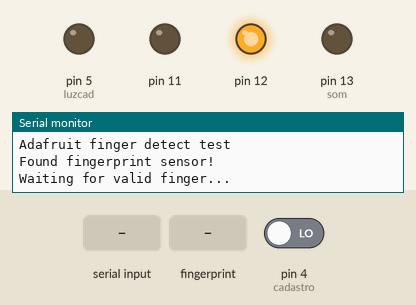
Simulated run of this sketch. Board: Arduino Uno, built with avr-gcc and run on an emulated ATmega328P. Parts: output pins drawn as LEDs (lit = HIGH), the last lines printed to the serial monitor. The inputs (shaded band) are chosen by the test bench; at power-on: pin 4 (cadastro) LOW.

Above: at 2.2 s.
2.3 s: pin 4 (cadastro) driven HIGH
At 4.18 s:
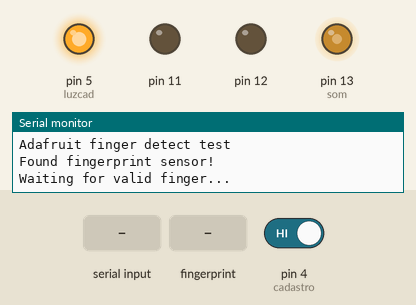
At 5.1 s:
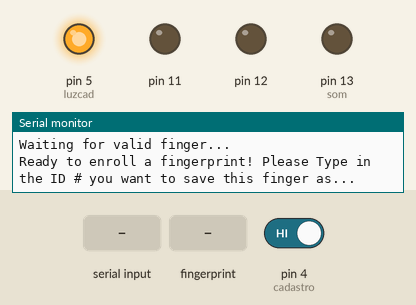
5.3 s: "90,45\n" received over Serial
6.8 s: finger stored as number 1 placed on the sensor
Timing chart, 0 to 9.8 s (numbered marks = the images above; inputs shaded):
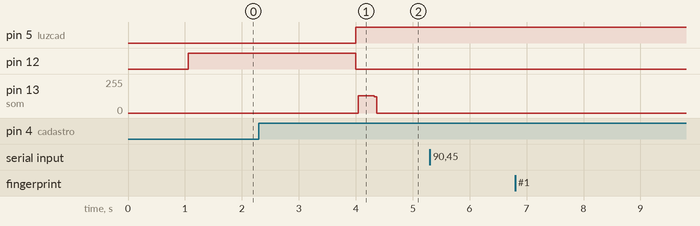

The sketch:

Leitura_de_digital_-_ok.ino
```cpp
#include <Adafruit_Fingerprint.h>
#include <SoftwareSerial.h>

int getFingerprintIDez();
int som = 13;
int cadastro = 4;
int luzcad = 5;
unsigned long changeTime;

//variaveis da captura da digital//
uint8_t id;
uint8_t getFingerprintEnroll();
// fim - variaveis da captura da digital//

SoftwareSerial mySerial(2, 3);
Adafruit_Fingerprint finger = Adafruit_Fingerprint(&mySerial);

void setup()
{
  Serial.begin(9600);
  pinMode(11, OUTPUT);
  pinMode(12, OUTPUT);
  pinMode(som, OUTPUT);
  pinMode(cadastro, INPUT);
  pinMode(luzcad, OUTPUT);
  Serial.println("Adafruit finger detect test");

  // set the data rate for the sensor serial port
  finger.begin(57600);

  if (finger.verifyPassword()) {
    Serial.println("Found fingerprint sensor!");
  } else {
    Serial.println("Did not find fingerprint sensor :(");
    while (1);
  }


  Serial.println("Waiting for valid finger...");

}
// Declarando variavel da captura da digital//
uint8_t readnumber(void) {
  uint8_t num = 0;
  boolean validnum = false;
  while (1) {
    while (! Serial.available());
    char c = Serial.read();
    if (isdigit(c)) {
      num *= 10;
      num += c - '0';
      validnum = true;
    } else if (validnum) {
      return num;
    }
  }
}
// Declarando variavel da captura da digital//

void loop()
{
  int modo  = digitalRead(cadastro);

  if (modo == HIGH && (millis() - changeTime) > 4000) {
    digitalWrite(12, LOW);
    digitalWrite(luzcad, HIGH);
    for (int x = 0; x < 80; x++) {
      digitalWrite(som, HIGH);
      delay(1);
      digitalWrite(som, LOW);
      delay(1);
      digitalWrite(som, HIGH);
      delay(1);
      digitalWrite(som, LOW);
      delay(1);
    }
    Serial.println("Ready to enroll a fingerprint! Please Type in the ID # you want to save this finger as...");
    id = readnumber();
    Serial.print("Identificação de inscrição ");
    Serial.println(id);

    while (!  getFingerprintEnroll() );

  } else if (modo == LOW) {

    getFingerprintIDez();
    digitalWrite(luzcad, LOW);
    digitalWrite(12, HIGH);
    delay(50);
  }
}
uint8_t getFingerprintEnroll() {

  int p = -1;
  Serial.print("Waiting for valid finger to enroll as #"); Serial.println(id);
  while (p != FINGERPRINT_OK) {
    p = finger.getImage();
    switch (p) {
      case FINGERPRINT_OK:
        Serial.println("Image taken");
        break;
      case FINGERPRINT_NOFINGER:
        Serial.println(".");
        break;
      case FINGERPRINT_PACKETRECIEVEERR:
        Serial.println("Erro de comunicação");
        break;
      case FINGERPRINT_IMAGEFAIL:
        Serial.println("Erro de imagem");
        break;
      default:
        Serial.println("Erro desconhecido");
        break;
    }
  }

  // OK success!

  p = finger.image2Tz(1);
  switch (p) {
    case FINGERPRINT_OK:
      Serial.println("Imagem convertida");
      break;
    case FINGERPRINT_IMAGEMESS:
      Serial.println("Image too messy");
      return p;
    case FINGERPRINT_PACKETRECIEVEERR:
      Serial.println("Communication error");
      return p;
    case FINGERPRINT_FEATUREFAIL:
      Serial.println("Could not find fingerprint features");
      return p;
    case FINGERPRINT_INVALIDIMAGE:
      Serial.println("Could not find fingerprint features");
      return p;
    default:
      Serial.println("Erro desconhecido");
      return p;
  }

  Serial.println("Remova o dedo");
  delay(2000);
  p = 0;
  while (p != FINGERPRINT_NOFINGER) {
    p = finger.getImage();
  }
  Serial.print("ID "); Serial.println(id);
  p = -1;
  Serial.println("Volte a colocar o mesmo dedo!");
  while (p != FINGERPRINT_OK) {
    p = finger.getImage();
    switch (p) {
      case FINGERPRINT_OK:
        Serial.println("Image taken");
        break;
      case FINGERPRINT_NOFINGER:
        Serial.print(".");
        break;
      case FINGERPRINT_PACKETRECIEVEERR:
        Serial.println("Communication error");
        break;
      case FINGERPRINT_IMAGEFAIL:
        Serial.println("Imaging error");
        break;
      default:
        Serial.println("Unknown error");
        break;
    }
  }

  // OK success!

  p = finger.image2Tz(2);
  switch (p) {
    case FINGERPRINT_OK:
      Serial.println("Image converted");
      break;
    case FINGERPRINT_IMAGEMESS:
      Serial.println("Image too messy");
      return p;
    case FINGERPRINT_PACKETRECIEVEERR:
      Serial.println("Communication error");
      return p;
    case FINGERPRINT_FEATUREFAIL:
      Serial.println("Could not find fingerprint features");
      return p;
    case FINGERPRINT_INVALIDIMAGE:
      Serial.println("Could not find fingerprint features");
      return p;
    default:
      Serial.println("Unknown error");
      return p;
  }

  // OK converted!
  Serial.print("Creating model for #");  Serial.println(id);

  p = finger.createModel();
  if (p == FINGERPRINT_OK) {
    Serial.println("Prints matched!");
  } else if (p == FINGERPRINT_PACKETRECIEVEERR) {
    Serial.println("Communication error");
    return p;
  } else if (p == FINGERPRINT_ENROLLMISMATCH) {
    Serial.println("Fingerprints did not match");
    return p;
  } else {
    Serial.println("Unknown error");
    return p;
  }

  Serial.print("ID "); Serial.println(id);
  p = finger.storeModel(id);
  if (p == FINGERPRINT_OK) {
    Serial.println("Stored!");
  } else if (p == FINGERPRINT_PACKETRECIEVEERR) {
    Serial.println("Communication error");
    return p;
  } else if (p == FINGERPRINT_BADLOCATION) {
    Serial.println("Could not store in that location");
    return p;
  } else if (p == FINGERPRINT_FLASHERR) {
    Serial.println("Error writing to flash");
    return p;
  } else {
    Serial.println("Unknown error");
    return p;
  }
}
uint8_t getFingerprintID() {
  uint8_t p = finger.getImage();
  switch (p) {
    case FINGERPRINT_OK:
      Serial.println("Image taken");
      break;
    case FINGERPRINT_NOFINGER:
      Serial.println("No finger detected");
      return p;
    case FINGERPRINT_PACKETRECIEVEERR:
      Serial.println("Communication error");
      return p;
    case FINGERPRINT_IMAGEFAIL:
      Serial.println("Imaging error");
      return p;
    default:
      Serial.println("Unknown error");
      return p;
  }

  // OK success!

  p = finger.image2Tz();
  switch (p) {
    case FINGERPRINT_OK:
      Serial.println("Image converted");
      break;
    case FINGERPRINT_IMAGEMESS:
      Serial.println("Image too messy");
      return p;
    case FINGERPRINT_PACKETRECIEVEERR:
      Serial.println("Communication error");
      return p;
    case FINGERPRINT_FEATUREFAIL:
      Serial.println("Could not find fingerprint features");
      return p;
    case FINGERPRINT_INVALIDIMAGE:
      Serial.println("Could not find fingerprint features");
      return p;
    default:
      Serial.println("Unknown error");
      return p;
  }

  // OK converted!
  p = finger.fingerFastSearch();
  if (p == FINGERPRINT_OK) {
    Serial.println("Found a print match!");
  } else if (p == FINGERPRINT_PACKETRECIEVEERR) {
    Serial.println("Communication error");
    return p;
  } else if (p == FINGERPRINT_NOTFOUND) {
    Serial.println("Did not find a match");
    return p;
  } else {
    Serial.println("Unknown error");
    return p;
  }

  // found a match!


  Serial.print("Found ID #"); Serial.print(finger.fingerID);
  Serial.print(" with confidence of "); Serial.println(finger.confidence);
}

// returns -1 if failed, otherwise returns ID #
int getFingerprintIDez() {
  uint8_t p = finger.getImage();
  if (p != FINGERPRINT_OK)  return -1;

  p = finger.image2Tz();
  if (p != FINGERPRINT_OK)  return -1;

  p = finger.fingerFastSearch();
  if (p != FINGERPRINT_OK)  return -1;

  // found a match!
  digitalWrite(12, LOW);
  digitalWrite(11, HIGH);

  for (int x = 0; x < 80; x++) {
    digitalWrite(som, HIGH);
    delay(1);
    digitalWrite(som, LOW);
    delay(1);
    digitalWrite(som, HIGH);
    delay(1);
    digitalWrite(som, LOW);
    delay(1);
  }
  delay(1500);

  digitalWrite(11, LOW);
  delay(500);
  digitalWrite(12, HIGH);

  Serial.print("Found ID #"); Serial.print(finger.fingerID);
  Serial.print(" with confidence of "); Serial.println(finger.confidence);
  return finger.fingerID;
}
```

Measured:
- after the input at 2.3 s, pin 5 (luzcad): LOW → HIGH after 1.7 s; pin 12: HIGH → LOW after 1.7 s; pin 13 (som): 0/255 → 129/255 after 1.7 s, → 0/255 0.28 s later
